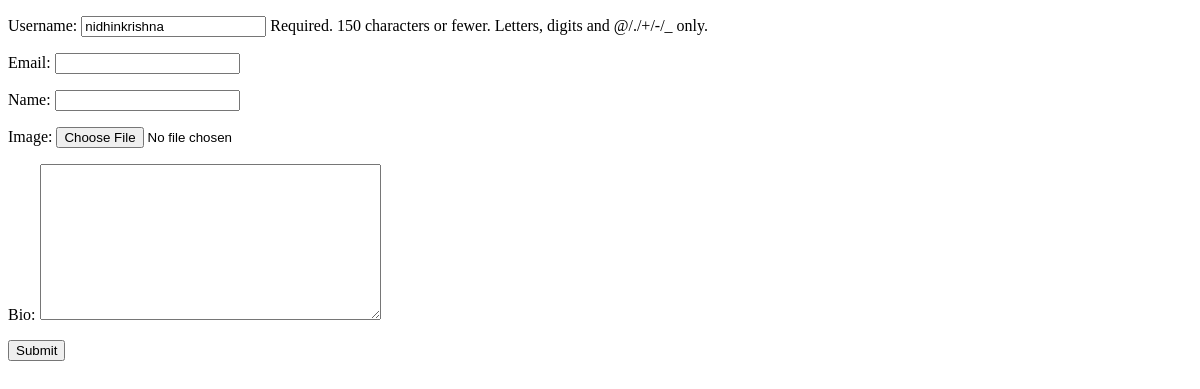
Page /editprofile/ (signed in) on the earlier database version.
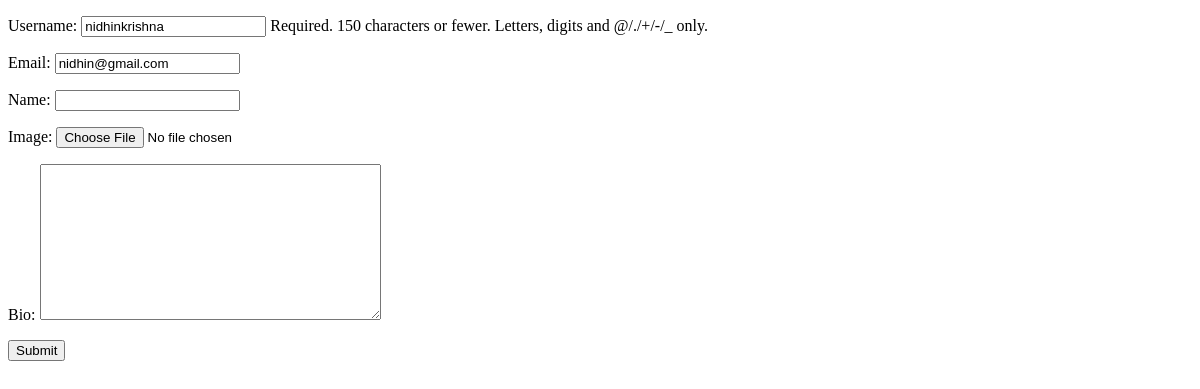
Same page on the later database version.
### base/models.py (models this page shows)
class CustomUser(AbstractUser):
    name=models.CharField(max_length=100,null=True,blank=True)
    email=models.EmailField(unique=True,null=True)
    bio=models.TextField(null=True,blank=True)
    image=models.ImageField(upload_to='images',null=True,blank=True,default='/home/nidhin/Desktop/notesapp/notesapp/static/images/default.jpg')
    REQUIRED_FIELDS=[]

### base/views.py (the view)
# urls.py: path('editprofile/',views.editprofile,name='editprofile'),
@login_required(login_url='login')
def editprofile(request):
    user=request.user
    form=EditProfile(instance=user)
    if request.method=="POST":
        form=EditProfile(request.POST,request.FILES,instance=user)
        if form.is_valid():
            form.save()
            messages.success(request,'succesfully updated')
            return redirect('profile')
    context={
        'form':form
    }
    return render(request,'editprofile.html',context)

### base/forms.py
class EditProfile(forms.ModelForm):
    class Meta:
        model=CustomUser
        fields=['username','email','name','image','bio']

### templates/editprofile.html (shortened to what this page needs)
{% extends 'base.html' %}
{% block content %}
<form action="" method="post" enctype="multipart/form-data">
    {{form.as_p}}
    <button>Submit</button>
</form>
{% endblock content %}

Differences in the rows shown:
changed CustomUser "nidhinkrishna": email (not shown) → "nidhin@gmail.com"
